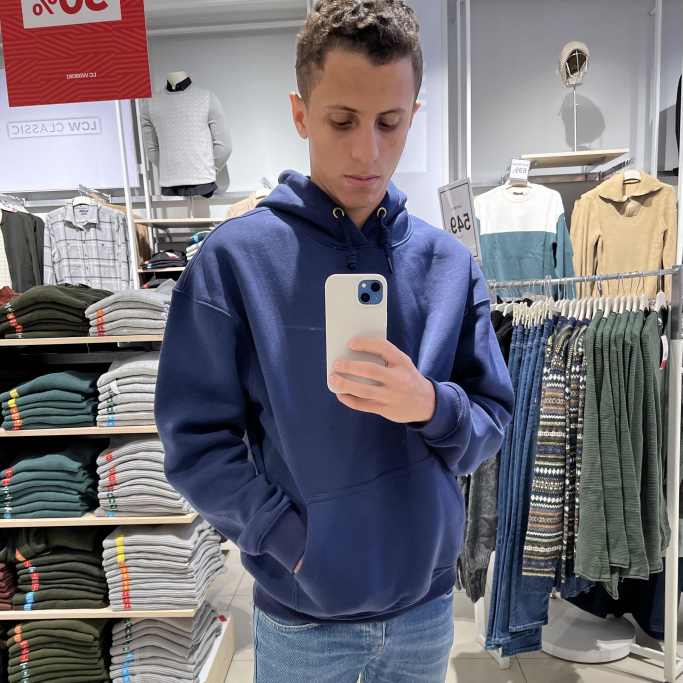
#> input picture mo.jpg, 2047 x 2048 px (shown at 1/3 size)
$ python ORB.py
#> lines starting #> are read from the running program, lines starting #| are printed output that depends on the picture

import cv2
import numpy as np
import matplotlib.pyplot as plt
import os

print(os.getcwd())

img1 = cv2.imread('./mo.jpg',0)
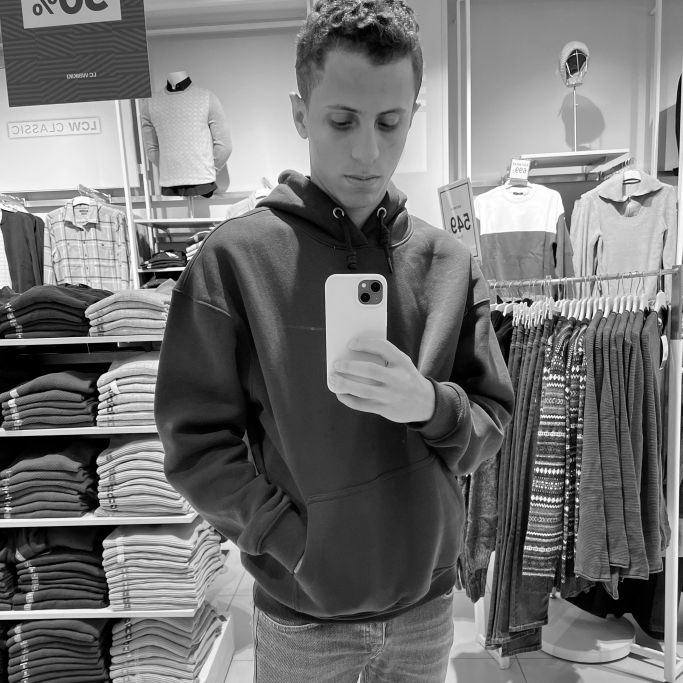
#> img1: shape (2048, 2047) (shown at 1/3 size); min 0, max 255, mean 115.6
img2 = cv2.imread('./mo1.jpg',0)
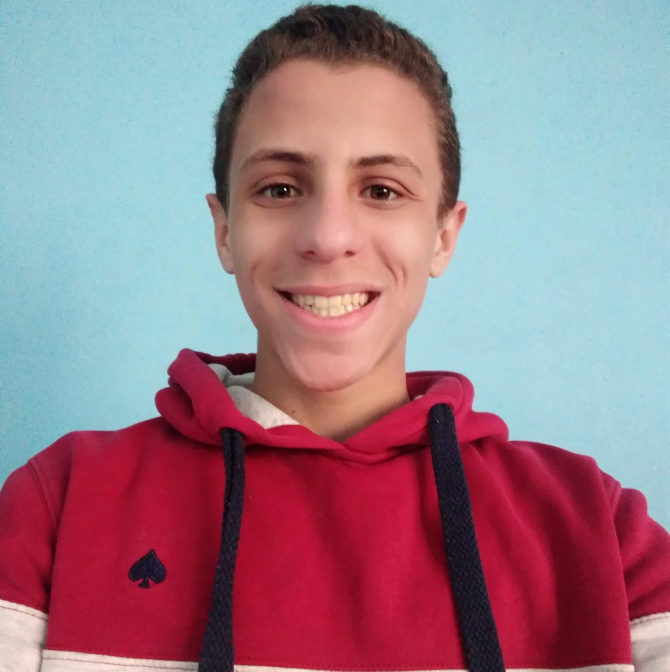
#> input picture DataAugmentation/mo1.jpg, 2008 x 2015 px, found by its file name (shown at 1/3 size)
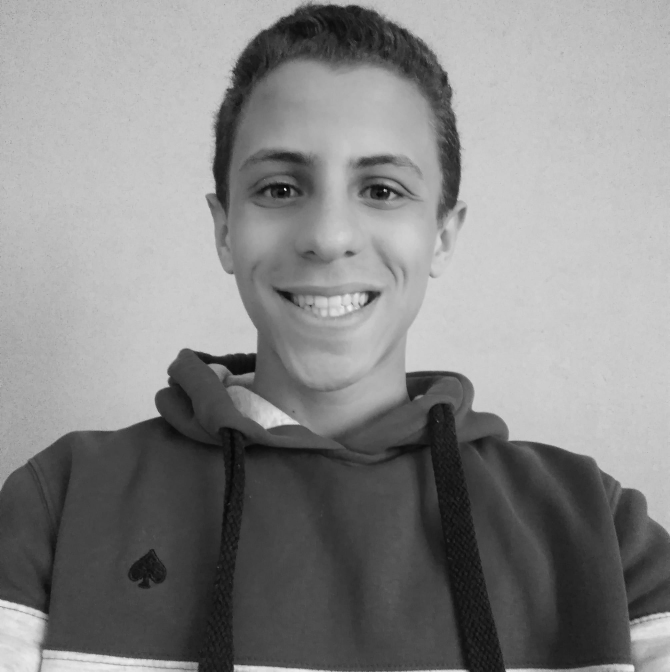
#> img2: shape (2015, 2008) (shown at 1/3 size); min 2, max 252, mean 135.7

img1 = cv2.resize(img1,(512,512))
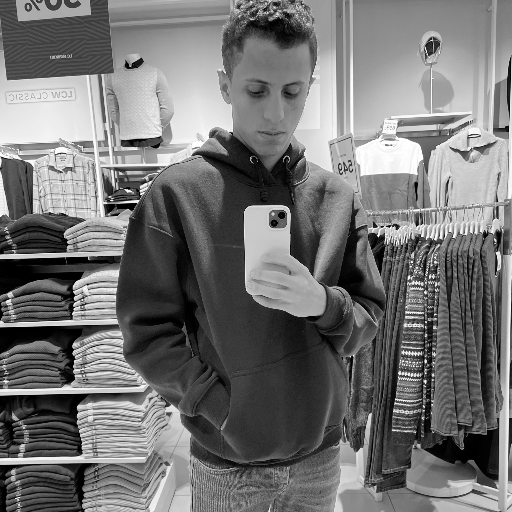
#> img1: shape (512, 512); min 0, max 255, mean 115.6
img2 = cv2.resize(img2,(512,512))
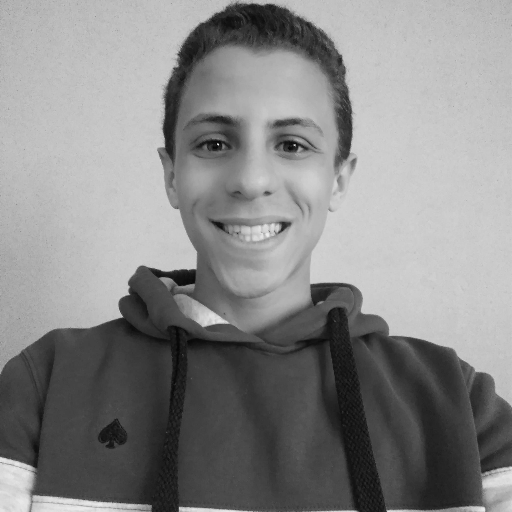
#> img2: shape (512, 512); min 6, max 241, mean 135.6


orb = cv2.ORB_create()

kp1 , des1 = orb.detectAndCompute(img1,None)
#> kp1 = 500 keypoints; strongest (x, y, size): (432, 276, 31), (397, 399, 31), (430, 276, 31), (425, 382, 31)
kp2 , des2 = orb.detectAndCompute(img2,None)
#> kp2 = 500 keypoints; strongest (x, y, size): (218, 144, 31), (120, 315, 44.6), (121, 316, 37.2), (128, 293, 31)
img = cv2.drawKeypoints(img2,kp2,None,flags=cv2.DRAW_MATCHES_FLAGS_DRAW_RICH_KEYPOINTS)
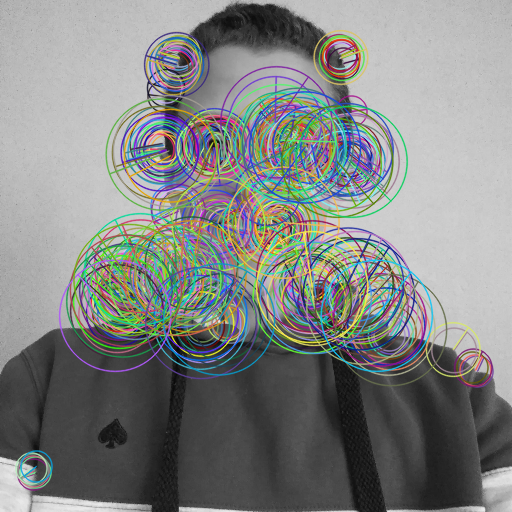
#> img: shape (512, 512, 3); mean of channels 0, 1, 2 131.5, 133.3, 130.6; drawn as B, G, R

bf = cv2.BFMatcher(cv2.NORM_HAMMING,crossCheck=True)

matches = bf.match(des1,des2)
#> matches = 103 matches
matches = sorted(matches,key= lambda x : x.distance)


img3 = cv2.drawMatches(img1,kp1,img2,kp2,matches[:500],None,flags=2)
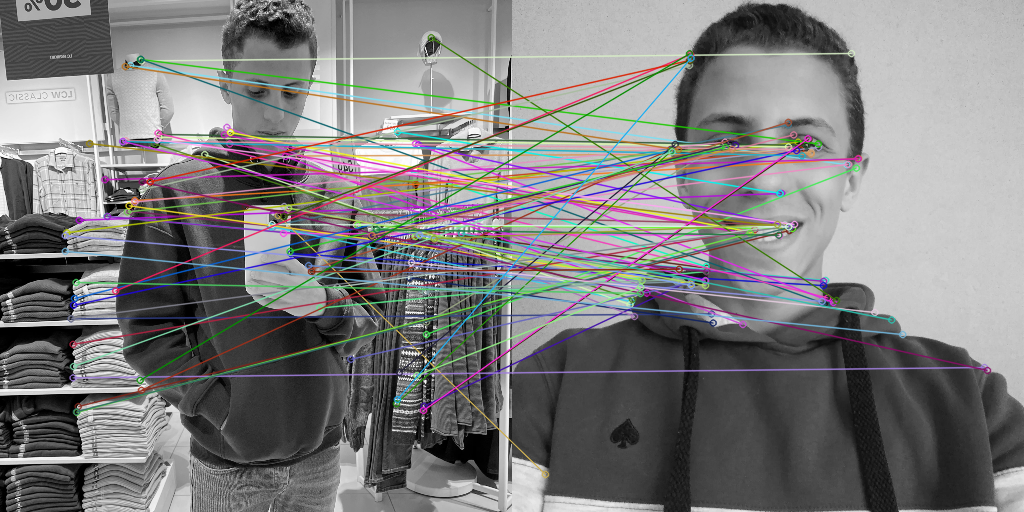
#> img3: shape (512, 1024, 3); mean of channels 0, 1, 2 124.9, 124.2, 125.2; drawn as B, G, R
cv2.imshow('Keypoints',img3)

plt.imshow(img3)


cv2.waitKey(0)
cv2.destroyAllWindows()
